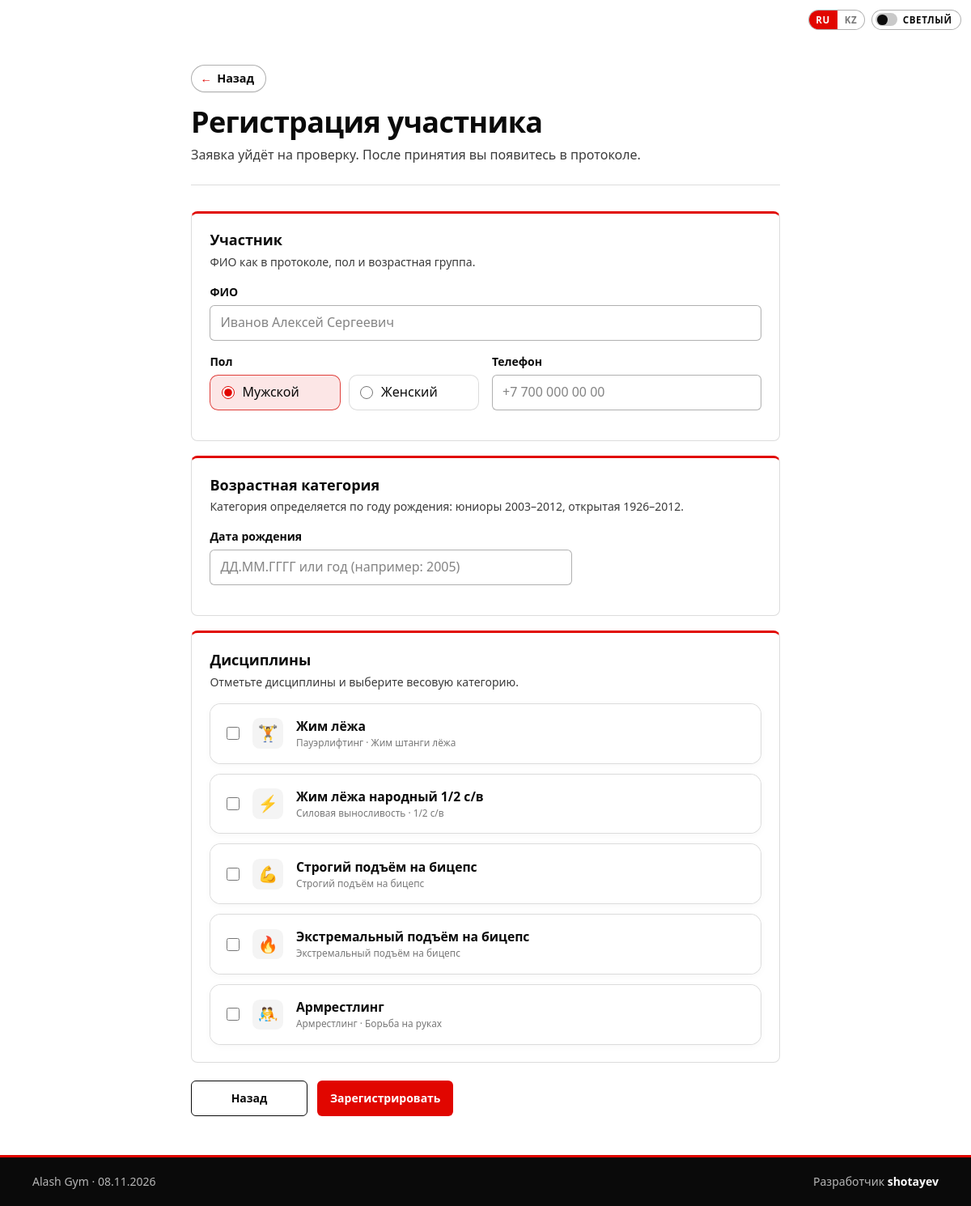
Screenshot of /register with the database file from the repository.
### tables this page shows
CREATE TABLE disciplines (
  id INT UNSIGNED AUTO_INCREMENT PRIMARY KEY,
  code VARCHAR(50) NOT NULL UNIQUE,
  name_ru VARCHAR(150) NOT NULL,
  sort_order TINYINT UNSIGNED NOT NULL DEFAULT 0,
   
  scoring_type ENUM('weight', 'reps', 'arm') NOT NULL DEFAULT 'weight',
  attempts_allowed TINYINT UNSIGNED NOT NULL DEFAULT 3
);

### app/Core/Controller.php (called while the page is built, shortened)
<?php
class Controller
{
    protected array $config;
    public function __construct()
    {
        $this->config = $GLOBALS['app_config'] ?? [];
    }
    protected function view(string $name, array $data = []): void
    {
        extract($data);
        $config = $this->config;
        require dirname(__DIR__) . '/Views/' . $name . '.php';
        require dirname(__DIR__) . '/Views/layouts/main.php';
    }
}

### app/Controllers/RegisterController.php (called while the page is built, shortened)
<?php
class RegisterController extends Controller
{
    public function form(): void
    {
        $competition = WeightCategory::competitionConfig($this->config['competition'] ?? null);
        $ageGroups = $competition['age_groups'];
        $weightCategories = $competition['weight_categories'] ?? WeightCategory::defaultRules();
        $this->view('register/form', [
            'disciplines'       => Discipline::all(),
            'ageGroups'         => $ageGroups,
            'weightCategories'  => $weightCategories,
            'competitionConfig' => $competition,
            'knownPeople'       => Participant::forRegisterSuggest(),
            'flash'             => $this->takeFlash(),
            'old'               => $_SESSION['old'] ?? [],
        ]);
    }
}

### public/index.php (called while the page is built, shortened)
<?php
$router = new Router();
$uriPath = parse_url($_SERVER['REQUEST_URI'] ?? '/', PHP_URL_PATH) ?: '/';
$router->dispatch($_SERVER['REQUEST_METHOD'] ?? 'GET', $uriPath);

### app/Models/Participant.php (called while the page is built, shortened)
<?php
class Participant
{
    public static function normalizeFullName(string $name): string
    {
        $name = preg_replace('/\s+/u', ' ', trim(str_replace('ё', 'е', $name))) ?? '';
        return mb_strtolower($name, 'UTF-8');
    }
    public static function forRegisterSuggest(): array
    {
        $pdo = Database::pdo();
        $rows = $pdo
            ->query(
                'SELECT id, full_name, phone, body_weight, gender, birth_year, age_group, status
                 FROM participants
                 ORDER BY id DESC'
            )
            ->fetchAll();
        $regs = $pdo
            ->query(
                'SELECT p.id AS participant_id, p.full_name, p.status, r.discipline_id
                 FROM participants p
                 JOIN registrations r ON r.participant_id = p.id
                 WHERE p.status IN (\'pending\', \'approved\')'
            )
            ->fetchAll();
        $takenByName = [];
        foreach ($regs as $reg) {
            $key = self::normalizeFullName((string) $reg['full_name']);
            $takenByName[$key][(int) $reg['discipline_id']] = true;
        }
        $out = [];
        foreach ($rows as $row) {
            $key = self::normalizeFullName((string) $row['full_name']);
            $out[] = [
                'id'             => (int) $row['id'],
                'full_name'      => (string) $row['full_name'],
                'phone'          => $row['phone'] !== null ? (string) $row['phone'] : null,
                'body_weight'    => number_format((float) $row['body_weight'], 2, '.', ''),
                'gender'         => (string) $row['gender'],
                'birth_year'     => $row['birth_year'] !== null ? (int) $row['birth_year'] : null,
                'age_group'      => $row['age_group'] !== null ? (string) $row['age_group'] : null,
                'discipline_ids' => array_map('intval', array_keys($takenByName[$key] ?? [])),
            ];
        }
        usort($out, static fn (array $a, array $b): int => strcmp($a['full_name'], $b['full_name']));
        return $out;
    }
}

### app/Lang/Lang.php (called while the page is built, shortened)
<?php
class Lang
{
    private static string $locale = 'ru';
    private static array $lines = [];
    public static function boot(): void
    {
        $allowed = ['ru', 'kk'];
        $chosen = null;
        if (isset($_GET['lang']) && in_array($_GET['lang'], $allowed, true)) {
            $chosen = $_GET['lang'];
            $secure = (!empty($_SERVER['HTTPS']) && $_SERVER['HTTPS'] !== 'off');
            setcookie('ag_lang', $chosen, [
                'expires'  => time() + 365 * 24 * 60 * 60,
                'path'     => '/',
                'secure'   => $secure,
                'httponly' => false,
                'samesite' => 'Lax',
            ]);
            $_COOKIE['ag_lang'] = $chosen;
        } else {
            $fromCookie = (string) ($_COOKIE['ag_lang'] ?? 'ru');
            $chosen = in_array($fromCookie, $allowed, true) ? $fromCookie : 'ru';
        }
        self::$locale = $chosen;
        self::$lines = require __DIR__ . '/' . self::$locale . '.php';
    }
    public static function t(string $key, ?string $fallback = null): string
    {
        return self::$lines[$key] ?? $fallback ?? $key;
    }
    public static function disciplineName(array $d): string
    {
        $code = (string) ($d['code'] ?? '');
        return self::t('disc.' . $code, (string) ($d['name_ru'] ?? $code));
    }
}

### app/Models/Discipline.php (called while the page is built, shortened)
<?php
class Discipline
{
    public static function all(): array
    {
        return Database::pdo()
            ->query('SELECT * FROM disciplines ORDER BY sort_order')
            ->fetchAll();
    }
}

### app/Views/register/form.php (the view, shortened to what this page needs)
<?php
$base = $config['base_url'] ?? '';
$old = $old ?? [];
$oldDisc = array_map('intval', $old['disciplines'] ?? []);
$t = $t ?? static fn (string $key, ?string $fallback = null): string => Lang::t($key, $fallback);
$disciplineIcons = [
    'bench'        => '🏋️',
    'bench_folk'   => '⚡',
    'curl_strict'  => '💪',
    'curl_extreme' => '🔥',
    'armwrestling' => '🤼',
];
$disciplineTypes = [
    'bench'        => 'Пауэрлифтинг · Жим штанги лёжа',
    'bench_folk'   => 'Силовая выносливость · 1/2 с/в',
    'curl_strict'  => 'Строгий подъём на бицепс',
    'curl_extreme' => 'Экстремальный подъём на бицепс',
    'armwrestling' => 'Армрестлинг · Борьба на руках',
];
?>
<section class="reg-page">
  <a class="reg-back" href="<?= htmlspecialchars($base) ?>/"><?= htmlspecialchars($t('reg.back')) ?></a>
  <header class="reg-page-header">
    <h1 class="reg-page-title"><?= htmlspecialchars($t('reg.title')) ?></h1>
    <p class="reg-page-lead"><?= htmlspecialchars($t('reg.lead')) ?></p>
  </header>
  <form class="reg-form" id="registerForm" method="post" action="<?= htmlspecialchars($base) ?>/register" novalidate>
    <div class="card card-accent reg-card">
      <div class="card-body">
        <h2 class="reg-card-title"><?= htmlspecialchars($t('reg.participant')) ?></h2>
        <p class="reg-card-hint"><?= htmlspecialchars($t('reg.participant_hint')) ?></p>
        <div class="reg-field" data-name-suggest>
          <label class="field-label" for="full_name"><?= htmlspecialchars($t('reg.full_name')) ?></label>
          <input class="field w-full" id="full_name" name="full_name" required
            autocomplete="off"
            value="<?= htmlspecialchars($old['full_name'] ?? '') ?>"
            placeholder="<?= htmlspecialchars($t('reg.full_name_ph')) ?>"
            aria-autocomplete="list"
            aria-controls="nameSuggestList"
            aria-expanded="false">
        </div>
        <div class="reg-grid">
          <fieldset class="reg-field">
            <legend class="field-label"><?= htmlspecialchars($t('reg.gender')) ?></legend>
            <div class="reg-gender">
              <label class="reg-choice" for="gender_m">
                <input class="check" type="radio" name="gender" id="gender_m" value="M"
                  <?= ($old['gender'] ?? 'M') === 'M' ? 'checked' : '' ?>>
                <span><?= htmlspecialchars($t('reg.gender_m')) ?></span>
              </label>
              <label class="reg-choice" for="gender_f">
                <input class="check" type="radio" name="gender" id="gender_f" value="F"
                  <?= ($old['gender'] ?? '') === 'F' ? 'checked' : '' ?>>
                <span><?= htmlspecialchars($t('reg.gender_f')) ?></span>
              </label>
            </div>
          </fieldset>
          <div class="reg-field">
            <label class="field-label" for="phone"><?= htmlspecialchars($t('reg.phone')) ?></label>
            <input class="field w-full" id="phone" name="phone" type="tel"
              autocomplete="tel" inputmode="tel" maxlength="16"
              value="<?= htmlspecialchars($old['phone'] ?? '') ?>"
              placeholder="+7 700 000 00 00">
          </div>
        </div>
      </div>
    </div>
    <div class="card card-accent reg-card">
      <div class="card-body">
        <h2 class="reg-card-title"><?= htmlspecialchars($t('reg.age_group_title', 'Возрастная категория')) ?></h2>
        <p class="reg-card-hint"><?= htmlspecialchars($t('reg.age_group_auto_hint', 'Категория рассчитывается автоматически по дате рождения.')) ?></p>
        <div class="reg-field max-w-md">
          <label class="field-label" for="birth_date"><?= htmlspecialchars($t('reg.birth_date', 'Дата рождения')) ?></label>
          <input class="field w-full" id="birth_date" name="birth_date" type="text"
            autocomplete="bday"
            value="<?= htmlspecialchars($old['birth_date'] ?? $old['birth_year'] ?? '') ?>"
            placeholder="<?= htmlspecialchars($t('reg.birth_date_ph', 'ДД.ММ.ГГГГ или год (например: 2005)')) ?>">
        </div>
      </div>
    </div>
    <div class="card card-accent reg-card">
      <div class="card-body">
        <h2 class="reg-card-title"><?= htmlspecialchars($t('reg.disciplines')) ?></h2>
        <p class="reg-card-hint"><?= htmlspecialchars($t('reg.categories_hint', 'Отметьте дисциплины и выберите весовую категорию в каждой из них.')) ?></p>
        <div class="reg-disciplines-stack" data-disciplines>
          <?php foreach ($disciplines as $d): ?>
            <?php
              $id = (int) $d['id'];
              $code = (string) ($d['code'] ?? '');
              $icon = $disciplineIcons[$code] ?? '🏆';
              $type = $disciplineTypes[$code] ?? 'Дисциплина';
              $isChecked = in_array($id, $oldDisc, true);
            ?>
            <div class="reg-discipline-card<?= $isChecked ? ' is-checked' : '' ?>"
                 id="disciplineCard_<?= $id ?>"
                 data-discipline-id="<?= $id ?>"
                 data-discipline-code="<?= htmlspecialchars($code) ?>">
              <label class="reg-discipline-header" for="d<?= $id ?>">
                <input class="check" type="checkbox"
                  name="disciplines[]" value="<?= $id ?>"
                  id="d<?= $id ?>"
                  <?= $isChecked ? 'checked' : '' ?>>
                <span class="reg-choice-icon" aria-hidden="true"><?= $icon ?></span>
                <span class="reg-choice-info">
                  <span class="reg-choice-name"><?= htmlspecialchars(Lang::disciplineName($d)) ?></span>
                  <span class="reg-choice-sub"><?= htmlspecialchars($type) ?></span>
                </span>
              </label>
            </div>
          <?php endforeach; ?>
        </div>
      </div>
    </div>
    <div class="reg-actions">
      <a href="<?= htmlspecialchars($base) ?>/" class="btn-secondary"><?= htmlspecialchars($t('reg.back')) ?></a>
      <button type="submit" class="btn-primary"><?= htmlspecialchars($t('reg.submit')) ?></button>
    </div>
  </form>
</section>

### app/Core/Router.php (shortened to what this page needs)
<?php
class Router
{
    private array $routes = [];
    public function get(string $path, array $handler): void
    {
        $this->routes['GET'][] = $this->compile($path, $handler);
    }
    public function post(string $path, array $handler): void
    {
        $this->routes['POST'][] = $this->compile($path, $handler);
    }
    public function dispatch(string $method, string $uri): void
    {
        $path = parse_url($uri, PHP_URL_PATH) ?: '/';
        $path = $this->normalize($path);
        foreach ($this->routes[$method] ?? [] as $route) {
            if (!preg_match($route['pattern'], $path, $matches)) {
                continue;
            }
            $params = [];
            [$class, $action] = $route['handler'];
            $controller = new $class();
            $controller->$action(...array_values($params));
            return;
        }
    }
    private function compile(string $path, array $handler): array
    {
        $path = $this->normalize($path);
        $keys = [];
        $pattern = preg_replace_callback('/\{([a-zA-Z_][a-zA-Z0-9_]*)\}/', function ($m) use (&$keys) {
            $keys[] = $m[1];
            return '(?P<' . $m[1] . '>[^/]+)';
        }, $path);
        $pattern = '#^' . $pattern . '$#';
        return [
            'pattern' => $pattern,
            'keys'    => $keys,
            'handler' => $handler,
        ];
    }
    private function normalize(string $path): string
    {
        $path = '/' . trim($path, '/');
        return $path === '/' ? '/' : rtrim($path, '/');
    }
}

### rows the page displays
disciplines: code "🏋️", name_ru "Жим лёжа", code "Пауэрлифтинг · Жим штанги лёжа"
disciplines: code "⚡", name_ru "Жим лёжа народный 1/2 с/в", code "Силовая выносливость · 1/2 с/в"
disciplines: code "💪", name_ru "Строгий подъём на бицепс", code "Строгий подъём на бицепс"
disciplines: code "🔥", name_ru "Экстремальный подъём на бицепс", code "Экстремальный подъём на бицепс"
disciplines: code "🤼", name_ru "Армрестлинг", code "Армрестлинг · Борьба на руках"

### other values shown
$t('theme.light') "СВЕТЛЫЙ"
$t('reg.back') "Назад"
$t('reg.title') "Регистрация участника"
$t('reg.lead') "Заявка уйдёт на проверку. После принятия вы появитесь в протоколе."
$t('reg.participant') "Участник"
$t('reg.participant_hint') "ФИО как в протоколе, пол и возрастная группа."
$t('reg.full_name') "ФИО"
$t('reg.gender') "Пол"
$t('reg.gender_m') "Мужской"
$t('reg.gender_f') "Женский"
$t('reg.phone') "Телефон"
$t('reg.age_group_title', 'Возрастная категория') "Возрастная категория"
$t('reg.birth_date', 'Дата рождения') "Дата рождения"
$t('reg.disciplines') "Дисциплины"
$t('reg.submit') "Зарегистрировать"
